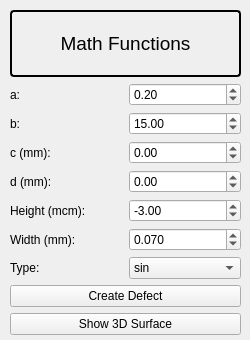
<?xml version="1.0" encoding="UTF-8"?>
<ui version="4.0">
 <class>Form</class>
 <widget class="QWidget" name="Form">
  <property name="geometry">
   <rect>
    <x>0</x>
    <y>0</y>
    <width>250</width>
    <height>340</height>
   </rect>
  </property>
  <property name="minimumSize">
   <size>
    <width>250</width>
    <height>340</height>
   </size>
  </property>
  <property name="maximumSize">
   <size>
    <width>250</width>
    <height>340</height>
   </size>
  </property>
  <property name="windowTitle">
   <string>Math Functions</string>
  </property>
  <widget class="QWidget" name="layoutWidget">
   <property name="geometry">
    <rect>
     <x>10</x>
     <y>10</y>
     <width>231</width>
     <height>325</height>
    </rect>
   </property>
   <layout class="QVBoxLayout" name="verticalLayout">
    <item>
     <widget class="QLabel" name="label">
      <property name="font">
       <font>
        <pointsize>14</pointsize>
       </font>
      </property>
      <property name="styleSheet">
       <string notr="true">QLabel {
    border: 2px solid black;
    border-radius: 4px;
    padding: 2px;
}
</string>
      </property>
      <property name="text">
       <string>Math Functions</string>
      </property>
      <property name="alignment">
       <set>Qt::AlignCenter</set>
      </property>
     </widget>
    </item>
    <item>
     <layout class="QGridLayout" name="gridLayout">
      <item row="5" column="1">
       <widget class="QDoubleSpinBox" name="width_edit">
        <property name="decimals">
         <number>3</number>
        </property>
        <property name="minimum">
         <double>0.002000000000000</double>
        </property>
        <property name="maximum">
         <double>0.200000000000000</double>
        </property>
        <property name="singleStep">
         <double>0.010000000000000</double>
        </property>
        <property name="value">
         <double>0.070000000000000</double>
        </property>
       </widget>
      </item>
      <item row="1" column="1">
       <widget class="QDoubleSpinBox" name="math_X_Stretching_edit">
        <property name="minimum">
         <double>5.000000000000000</double>
        </property>
        <property name="maximum">
         <double>20.000000000000000</double>
        </property>
        <property name="singleStep">
         <double>1.000000000000000</double>
        </property>
        <property name="value">
         <double>15.000000000000000</double>
        </property>
       </widget>
      </item>
      <item row="2" column="0">
       <widget class="QLabel" name="label_4">
        <property name="toolTip">
         <string>Shift along the OX axis</string>
        </property>
        <property name="text">
         <string>c (mm):</string>
        </property>
       </widget>
      </item>
      <item row="4" column="0">
       <widget class="QLabel" name="label_6">
        <property name="toolTip">
         <string>Defect height</string>
        </property>
        <property name="text">
         <string>Height (mcm):</string>
        </property>
       </widget>
      </item>
      <item row="3" column="0">
       <widget class="QLabel" name="label_5">
        <property name="toolTip">
         <string>Shift along the OY axis</string>
        </property>
        <property name="text">
         <string>d (mm):</string>
        </property>
       </widget>
      </item>
      <item row="0" column="0">
       <widget class="QLabel" name="label_2">
        <property name="toolTip">
         <string>Stretching / compression along the OY axis</string>
        </property>
        <property name="text">
         <string>a:</string>
        </property>
       </widget>
      </item>
      <item row="2" column="1">
       <widget class="QDoubleSpinBox" name="math_X_Shift_edit">
        <property name="minimum">
         <double>-0.200000000000000</double>
        </property>
        <property name="maximum">
         <double>0.200000000000000</double>
        </property>
        <property name="singleStep">
         <double>0.010000000000000</double>
        </property>
        <property name="value">
         <double>0.000000000000000</double>
        </property>
       </widget>
      </item>
      <item row="3" column="1">
       <widget class="QDoubleSpinBox" name="math_Y_Shift_edit">
        <property name="minimum">
         <double>-0.200000000000000</double>
        </property>
        <property name="maximum">
         <double>0.200000000000000</double>
        </property>
        <property name="singleStep">
         <double>0.010000000000000</double>
        </property>
        <property name="value">
         <double>0.000000000000000</double>
        </property>
       </widget>
      </item>
      <item row="5" column="0">
       <widget class="QLabel" name="label_13">
        <property name="toolTip">
         <string>Defect width</string>
        </property>
        <property name="text">
         <string>Width (mm):</string>
        </property>
       </widget>
      </item>
      <item row="4" column="1">
       <widget class="QDoubleSpinBox" name="height_edit">
        <property name="minimum">
         <double>-10.000000000000000</double>
        </property>
        <property name="maximum">
         <double>10.000000000000000</double>
        </property>
        <property name="value">
         <double>-3.000000000000000</double>
        </property>
       </widget>
      </item>
      <item row="1" column="0">
       <widget class="QLabel" name="label_3">
        <property name="toolTip">
         <string>Stretching / compression along the OX axis</string>
        </property>
        <property name="text">
         <string>b:</string>
        </property>
       </widget>
      </item>
      <item row="0" column="1">
       <widget class="QDoubleSpinBox" name="math_Y_Stretching_edit">
        <property name="minimum">
         <double>0.050000000000000</double>
        </property>
        <property name="maximum">
         <double>0.400000000000000</double>
        </property>
        <property name="singleStep">
         <double>0.010000000000000</double>
        </property>
        <property name="value">
         <double>0.200000000000000</double>
        </property>
       </widget>
      </item>
      <item row="6" column="0">
       <widget class="QLabel" name="label_14">
        <property name="toolTip">
         <string>Defect type</string>
        </property>
        <property name="text">
         <string>Type:</string>
        </property>
       </widget>
      </item>
      <item row="6" column="1">
       <widget class="QComboBox" name="math_graphic_type_edit">
        <item>
         <property name="text">
          <string>sin</string>
         </property>
        </item>
        <item>
         <property name="text">
          <string>exp</string>
         </property>
        </item>
        <item>
         <property name="text">
          <string>tan</string>
         </property>
        </item>
       </widget>
      </item>
     </layout>
    </item>
    <item>
     <widget class="QPushButton" name="createDefect_button">
      <property name="text">
       <string>Create Defect</string>
      </property>
     </widget>
    </item>
    <item>
     <widget class="QPushButton" name="show_graph_button">
      <property name="text">
       <string>Show 3D Surface</string>
      </property>
     </widget>
    </item>
   </layout>
  </widget>
 </widget>
 <resources/>
 <connections/>
</ui>
